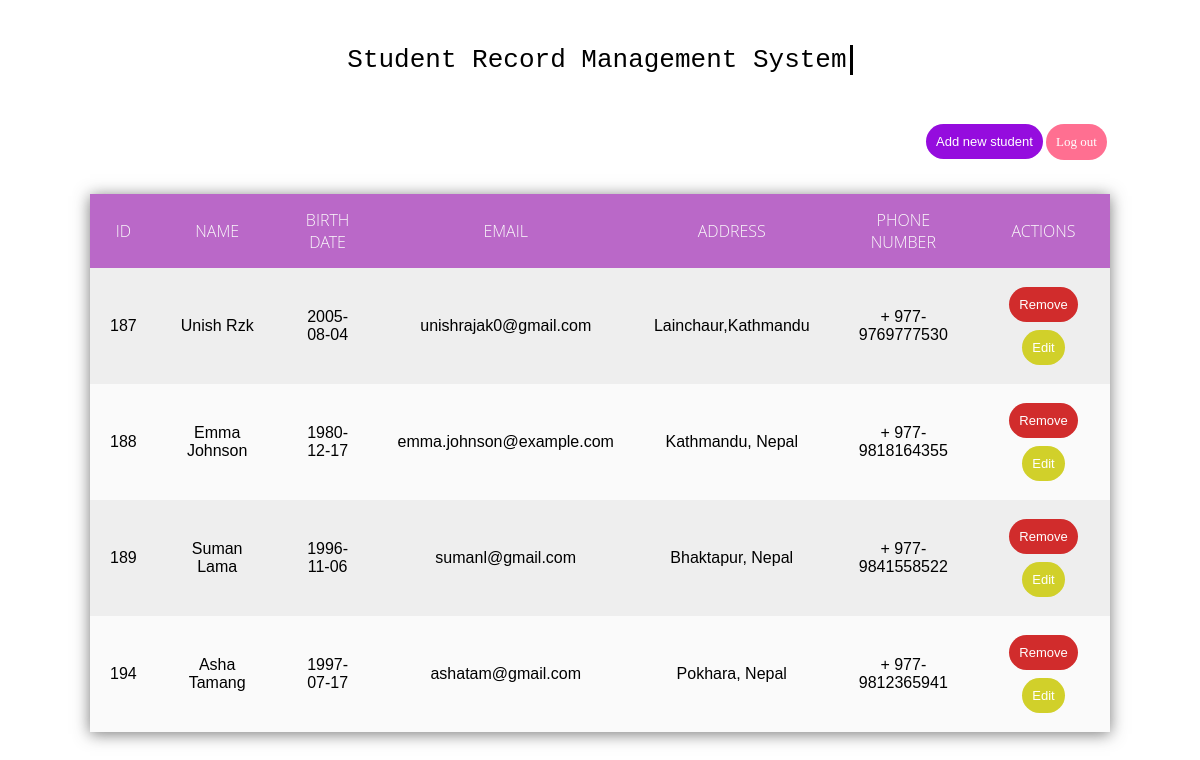
The page /student/ on the database its author committed.
### tables this page shows
CREATE TABLE `students` (
  `id` int(11) NOT NULL,
  `name` varchar(100) NOT NULL,
  `tpnumber` varchar(100) NOT NULL,
  `address` varchar(255) DEFAULT NULL,
  `birthdate` date DEFAULT NULL,
  `email` varchar(255) DEFAULT NULL
);

### student/index.php (the view, shortened to what this page needs)
<!DOCTYPE html>
<html>
<head>
  <link rel="stylesheet" href="mainpage.css">
</head>
<body>
  <div class="wrapper">
    <div class="typing-demo">
      Student Record Management System
    </div>
  </div>
  <div>
    <a href="../login.php" class="button button3">Log out</a>
    <a href="input/index.php"> <button class="button button4"> Add new student </button></a>
  </div>
  <table>
    <tr>
      <th>ID</th>
      <th>Name</th>
      <th>Birth Date</th>
      <th>Email</th>
      <th>Address</th>
      <th>Phone Number</th>
      <th>Actions </th>
    </tr>
    <?php
    require "../config/config.php";
    $retrieve = $mysqli->prepare("SELECT id, name, tpnumber, address, birthdate, email FROM students");
    $retrieve->execute();
    $retrieve->store_result();
    $retrieve->bind_result($id, $name, $tpnumber, $address, $birthdate, $email);
    if ($retrieve->num_rows > 0) {
      while ($row = $retrieve->fetch()) {
        ?>
        <tr>
          <td>
            <?php echo $id; ?>
          </td>
          <td>
            <?php echo $name; ?>
          </td>
          <td>
            <?php echo $birthdate; ?>
          </td>
          <td>
            <?php echo $email; ?>
          </td>
          <td>
            <?php echo $address; ?>
          </td>
          <td>
            +
            <?php echo $tpnumber; ?>
          </td>
          <td>
            <a href="../controller/remove.php?id=<?php echo $id; ?>"> <button class="button button1"> Remove
              </button></a>
            <a href="edit/?id=<?php echo $id; ?>"> <button class="button button2"> Edit </button></a>
          </td>
        </tr>
        <p class="khali">
        <?php }
    } else {
      echo '<h4 style="margin-left:120px">EMPTY</h4>';
    }
    ?>
    </p>
  </table>
</body>
</html>

### student/mainpage.css (style rules this page uses)
.wrapper { height: 15vh; overflow: hidden; display: grid; place-items: center }
.typing-demo { width: 32.2ch; animation: typing 2s steps(22), blink .5s step-end infinite alternate; white-space: nowrap; overflow: hidden; border-right: 3px solid; font-family: monospace; font-size: 2em; color: black; }
* { margin:0; padding: 0; outline: 0; }
table { margin-left:auto; margin-right:auto; margin-top:30px; margin-bottom: 60px; z-index: 2; width: 85%; border-collapse: collapse; border-spacing: 0; box-shadow: 0 2px 15px rgba(64,64,64,.7); }
td , th { padding: 15px 20px; text-align: center; }
th { background-color: #ba68c8; color: #fafafa; font-family: 'Open Sans',Sans-serif; font-weight: 200; text-transform: uppercase; }
tr { width: 100%; background-color: #fafafa; font-family: 'Montserrat', sans-serif; }
tr:nth-child(even) { background-color: #eeeeee; }
.button { border: none; color: white; padding: 10px; text-align: center; text-decoration: none; display: inline-block; font-size: 13px; margin: 4px 2px; cursor: pointer; }
.button4 { position: absolute; left:77% ; border-radius: 30px; background-color: #950cde; }
.button1 { border-radius: 30px; background-color: #D12C2C; }
.button2 { border-radius: 30px; background-color: #D1D02A; }
.button3 { position: relative; border-radius: 30px; background-color: #FF6F91; left: 87%; }

### rows shown on the page
students: id "187", name "Unish Rzk", birthdate "2005-08-04", email "unishrajak0@gmail.com", address "Lainchaur,Kathmandu", tpnumber "977-9769777530"
students: id "188", name "Emma Johnson", birthdate "1980-12-17", email "emma.johnson@example.com", address "Kathmandu, Nepal", tpnumber "977-9818164355"
students: id "189", name "Suman Lama", birthdate "1996-11-06", email "sumanl@gmail.com", address "Bhaktapur, Nepal", tpnumber "977-9841558522"
students: id "194", name "Asha Tamang", birthdate "1997-07-17", email "ashatam@gmail.com", address "Pokhara, Nepal", tpnumber "977-9812365941"
